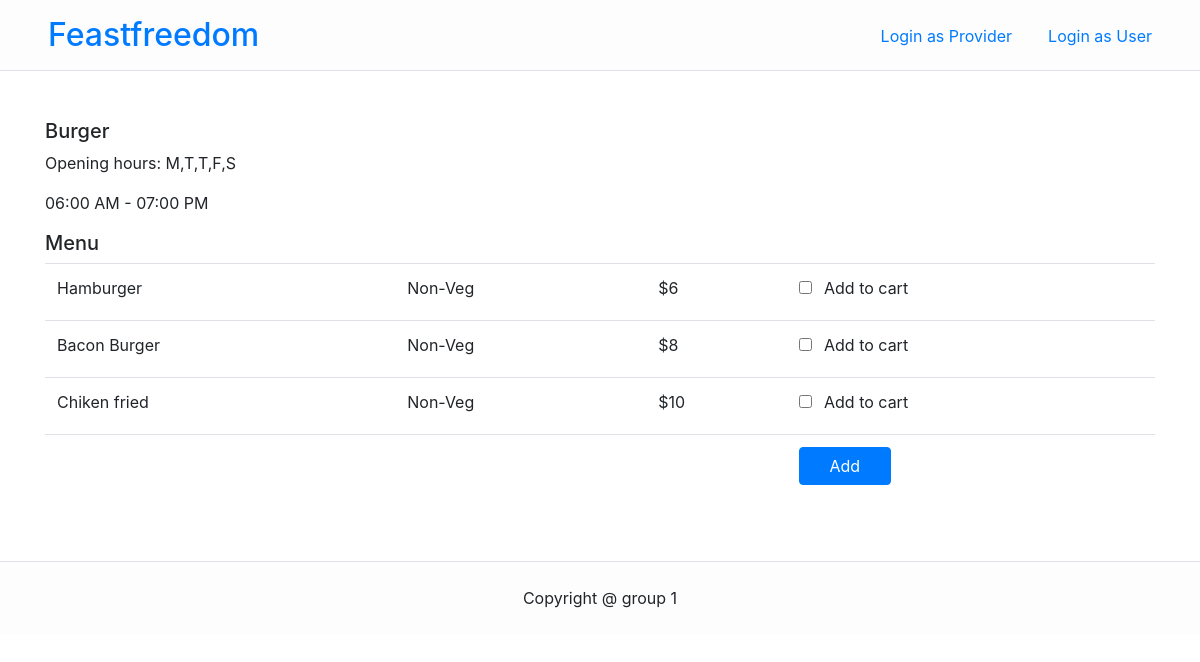
The app's page /provider/25 with its own data.
### service_provider/models.py (models this page shows)
class Kitchen(models.Model):
    provider_id = models.ForeignKey(Provider, null=False, related_name="provider",on_delete = models.CASCADE)
    kit_days = models.CharField(max_length=200)
    start_time = models.CharField(max_length=200)
    end_time = models.CharField(max_length=200)
    kit_image = models.ImageField(upload_to="", blank=True, null=True)  #Leave blank to upload to current media folder under root

class Provider(models.Model):
    user_id = models.ForeignKey(User, null=True, related_name="provider", on_delete=models.CASCADE)
    name = models.CharField(max_length=200)

class Menu(models.Model):
    kit_id = models.ForeignKey(Kitchen, null=False, related_name="kitchen",on_delete = models.CASCADE)
    veg = models.BooleanField(default = False)
    price = models.IntegerField(default=0)
    item_name=models.CharField(max_length=200)

### service_provider/views.py (the view)
# urls.py: url(r'^(?P<id>\w+)$', views.kitchen_detail, name='kitchen_detail'),
def kitchen_detail(request, id):
    provider = Provider.objects.get(id=id)
    kitchen = Kitchen.objects.get(provider_id = provider)
    dishes = Menu.objects.filter(kit_id = kitchen)
    quantity = 0
    if not 'dishes' in request.session or not request.session['dishes']:
        quanity = 0
    else:
        quantity = len(request.session['dishes'])
    return render(request,'service_provider/kitchen_detail.html',{'kitchen':kitchen,'dishes':dishes,'quantity':quantity})

### feastfreedom/templates/service_provider/kitchen_detail.html (shortened to what this page needs)
{% extends "base.html" %}
{% block content %}
<div class="container">
    <div class="mb-3">
        <h5>{{ kitchen.provider_id.name }}</h5>
        <p>Opening hours: {{ kitchen.kit_days }}</p>
        <p> {{ kitchen.start_time }} - {{ kitchen.end_time }}</p>
    </div>
    <h5>Menu</h5>
    <form method="post" action="/cart/">{% csrf_token %}
    <table class="table">
    {% for dish in dishes %}
        <tr>
            <td>{{dish.item_name}}</td>
            {% if not dish.veg %}
            <td>Non-Veg</td>
            {% endif %}
            <td>${{dish.price}}</td>
            <td><label><input type="checkbox" name="items" value="{{dish.id}}"> <span class="pl-2">Add to cart</span></label></td>
        </tr>
    {% endfor %}
        <tr>
            <td></td>
            <td></td>
            <td></td>
            <td colspan="2"><button class="btn btn-primary" type="submit">&nbsp &nbsp Add &nbsp &nbsp</button></td>
        </tr>
    </table>
</form>
</div>
{% endblock %}

### records on screen
Kitchen: provider_id.name "Burger", kit_days "M,T,T,F,S", start_time "06:00 AM", end_time "07:00 PM"
Menu: item_name "Hamburger", veg "Non-Veg", price "6"
Menu: item_name "Bacon Burger", veg "Non-Veg", price "8"
Menu: item_name "Chiken fried", veg "Non-Veg", price "10"
